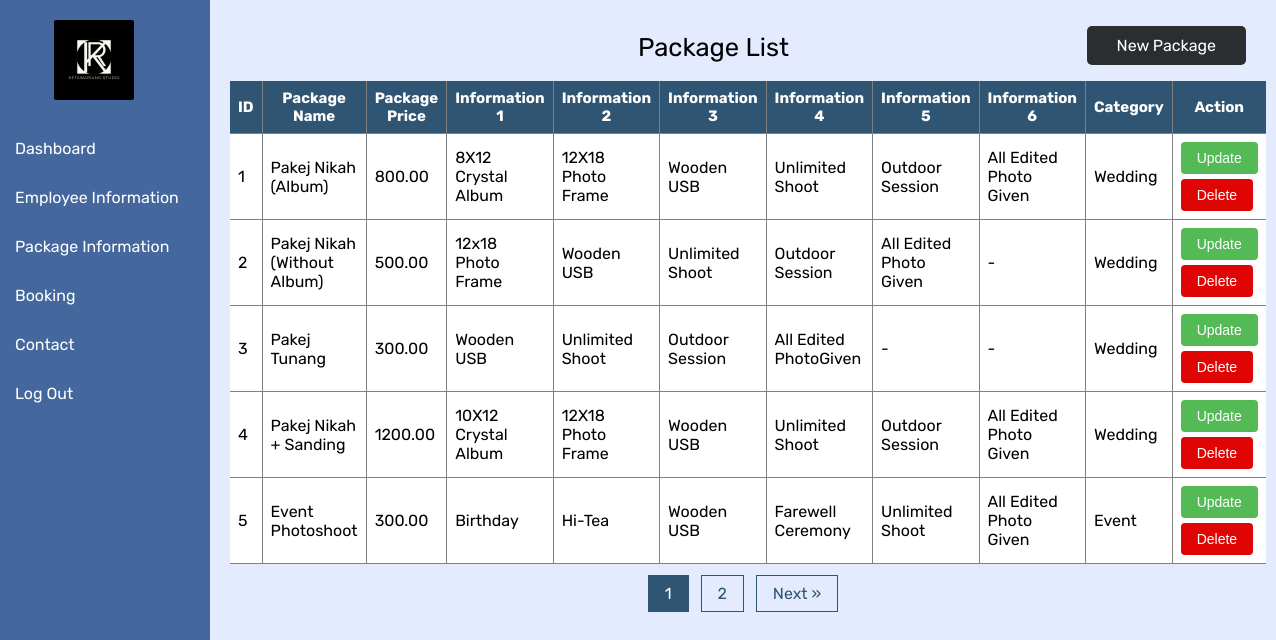
Screenshot of /admin-listpackage_info.php (signed in) with the database file from the repository.
### tables this page shows
CREATE TABLE `packages` (
  `package_id` int(11) NOT NULL,
  `package_name` varchar(255) NOT NULL,
  `package_price` decimal(10,2) NOT NULL,
  `information_1` varchar(255) NOT NULL,
  `information_2` varchar(255) NOT NULL,
  `information_3` varchar(255) NOT NULL,
  `information_4` varchar(255) NOT NULL,
  `information_5` varchar(255) NOT NULL,
  `information_6` varchar(255) NOT NULL,
  `category` varchar(255) NOT NULL,
  `image_link` varchar(255) DEFAULT NULL
);

### admin-listpackage_info.php (the view, shortened to what this page needs)
<?php
include 'connect.php';
$rowsPerPage = 5;
$page = isset($_GET['page']) ? intval($_GET['page']) : 1;
$startRow = ($page - 1) * $rowsPerPage;
$sql = "SELECT * FROM packages LIMIT $startRow, $rowsPerPage";
$result = mysqli_query($conn, $sql);
$totalPackages = mysqli_num_rows(mysqli_query($conn, "SELECT * FROM packages"));
$totalPages = ceil($totalPackages / $rowsPerPage);
?>
<!DOCTYPE html>
<html>
<head>
    <link rel="stylesheet" type="text/css" href="style\admin-listpackage_info.css?v=<?php echo time(); ?>">
</head>
<body>
    <nav>
        <ul>
            <div class="logo">
                <img src="images\logo company.jpg" alt="Logo">
            </div>
            <li><a href="admin-dashboard.php" class="active">Dashboard</a></li>
            <li><a href="admin-emp_info.php">Employee Information</a></li>
            <li><a href="admin-listpackage_info.php">Package Information</a></li>
            <li><a href="admin-listbooking.php">Booking</a></li>
            <li><a href="admin-contact.php">Contact</a></li>
            <li><a href="logout.php">Log Out</a></li>
        </ul>
    </nav>
    <div class="header-container">
        <h2>Package List</h2>
        <div class="register-button">
            <a href="admin-register_package.php">New Package</a>
        </div>
    </div>
    <div class="container">
        <table>
            <thead>
                <tr>
                    <th>ID</th>
                    <th>Package Name</th>
                    <th>Package Price</th>
                    <th>Information 1</th>
                    <th>Information 2</th>
                    <th>Information 3</th>
                    <th>Information 4</th>
                    <th>Information 5</th>
                    <th>Information 6</th>
                    <th>Category</th>
                    <th>Action</th>
                </tr>
            </thead>
            <tbody>
                <?php while ($row = mysqli_fetch_assoc($result)) { ?>
                    <tr>
                        <td><?php echo $row['package_id']; ?></td>
                        <td><?php echo $row['package_name']; ?></td>
                        <td><?php echo $row['package_price']; ?></td>
                        <td><?php echo $row['information_1']; ?></td>
                        <td><?php echo $row['information_2']; ?></td>
                        <td><?php echo $row['information_3']; ?></td>
                        <td><?php echo $row['information_4']; ?></td>
                        <td><?php echo $row['information_5']; ?></td>
                        <td><?php echo $row['information_6']; ?></td>
                        <td><?php echo $row['category']; ?></td>
                        <td>
                            <form method="post" action="admin-updateform_package.php?id=<?php echo $row['package_id']; ?>">
                                <button type="submit" name="update" id="update">Update</button>
                            </form>
                            <form method="post" action="admin-listpackage_info.php" onsubmit="return confirmDelete();">
                                <button type="submit" name="delete" id="delete">Delete</button>
                            </form>
                        </td>
                    </tr>
                <?php } ?>
            </tbody>
        </table>
        <div class="pagination">
            <?php for ($i = 1; $i <= $totalPages; $i++) { ?>
                <a href="?page=<?php echo $i; ?>" <?php if ($i === $page) echo 'class="active"'; ?>><?php echo $i; ?></a>
            <?php } ?>
            <?php if ($page < $totalPages) { ?>
                <a href="?page=<?php echo $page + 1; ?>">Next &raquo;</a>
            <?php } ?>
        </div>
    </div>
</body>
</html>

### style/admin-listpackage_info.css (style rules this page uses)
body { margin: 0; padding: 0; background-color: #e5ebff; font-family: 'Rubik', sans-serif; }
nav { width: 210px; background-color: #44689d; height: 100vh; position: fixed; left: 0; top: 0; }
nav ul { list-style-type: none; margin: 0; padding: 0; }
nav ul li { margin: 0; padding: 0; }
nav ul li a { display: block; color: #fff; text-decoration: none; padding: 15px; font-weight: 400; }
.logo { padding: 20px; margin-left: 34px; }
.logo img { width: 80px; border-radius: 2px; }
.container { margin-left: 210px; padding: 20px; margin-top: -24px; }
table { width: 100%; border-collapse: collapse; }
th, td { padding: 8px; text-align: left; border-bottom: 1px solid grey; background-color: #fff; }
th { background-color: #305573; color: #fff; text-align: center; font-size: 15px; }
#update { background-color: #53ba56; border: none; color: white; padding: 8px 16px; text-align: center; text-decoration: none; display: inline-block; font-size: 14px; border-radius: 4px; cursor: pointer; margin-bottom: 5px; }
#delete { background-color: rgb(224, 5, 5); border: none; color: white; padding: 8px 16px; text-align: center; text-decoration: none; display: inline-block; font-size: 14px; border-radius: 4px; cursor: pointer; }
th:not(:last-child), td:not(:last-child) { border-right: 1px solid grey; }
.pagination { margin-top: 20px; text-align: center; }
.pagination a { color: #305573; padding: 8px 16px; text-decoration: none; transition: background-color 0.3s; border: 1px solid #305573; margin: 0 4px; }
.pagination a.active { background-color: #305573; color: white; }
.register-button { display: flex; justify-content: flex-end; margin-top: 26px; margin-bottom: 20px; margin-right: 30px; }
.register-button a { display: inline-block; padding: 10px 30px; background: #2b2e30; color: #fff; border-radius: 5px; text-decoration: none; cursor: pointer; }
.header-container { display: flex; justify-content: space-between; align-items: center; }
.header-container h2 { margin-left: 50%; font-weight: normal; margin-top: 30px; font-size: 1.6em; }

### admin-listpackage_info.php (style rules this page uses)
.pagination { margin-top: 20px; text-align: center; }
.pagination a { color: #305573; padding: 8px 16px; text-decoration: none; transition: background-color 0.3s; border: 1px solid #305573; margin: 0 4px; }
.pagination a.active { background-color: #305573; color: white; }

### rows the page displays
packages: package_id "1", package_name "Pakej Nikah (Album)", package_price "800.00", information_1 "8X12 Crystal Album", information_2 "12X18 Photo Frame", information_3 "Wooden USB", information_4 "Unlimited Shoot", information_5 "Outdoor Session", information_6 "All Edited Photo Given", category "Wedding"
packages: package_id "2", package_name "Pakej Nikah (Without Album)", package_price "500.00", information_1 "12x18 Photo Frame", information_2 "Wooden USB", information_3 "Unlimited Shoot", information_4 "Outdoor Session", information_5 "All Edited Photo Given", information_6 "-", category "Wedding"
packages: package_id "3", package_name "Pakej Tunang", package_price "300.00", information_1 "Wooden USB", information_2 "Unlimited Shoot", information_3 "Outdoor Session", information_4 "All Edited PhotoGiven", information_5 "-", information_6 "-", category "Wedding"
packages: package_id "4", package_name "Pakej Nikah + Sanding", package_price "1200.00", information_1 "10X12 Crystal Album", information_2 "12X18 Photo Frame", information_3 "Wooden USB", information_4 "Unlimited Shoot", information_5 "Outdoor Session", information_6 "All Edited Photo Given", category "Wedding"
packages: package_id "5", package_name "Event Photoshoot", package_price "300.00", information_1 "Birthday", information_2 "Hi-Tea", information_3 "Wooden USB", information_4 "Farewell Ceremony", information_5 "Unlimited Shoot", information_6 "All Edited Photo Given", category "Event"
